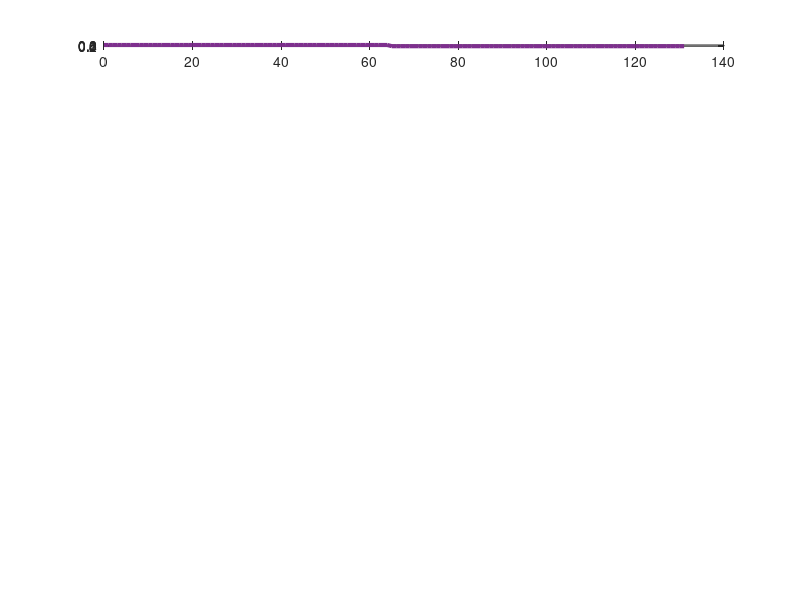

Recreate this plot in MATLAB. (Note: this script raises an error after producing the figure.)
%PWM_COMPEL_2023 Gives the gate values for the SC Fib Converter
%controller

% The indexes for the rise time do not need to subtract 1 because the
% rise is actually starts during the d ON time so it cancels with the
% -1 for index starting at zero

% The fall time indexes need to subtract 1 because they occur duing
% the d ON period and must account for indexing starting at zero

%% Variable Declaration
fpga_fs = 133e6;
fpga_multi = 1;
recomended_fs = 1e6;
%max_mod_value = 2*floor(fpga_fs*fpga_multi/recomended_fs/2);
max_mod_value = 132;
Ts = 1/(fpga_fs*fpga_multi)*max_mod_value;

d = 0.8;
dt1 = 0.001;
dt2 = 0.001;

dt1_length = ceil(dt1*max_mod_value);
dt2_length = ceil(dt2*max_mod_value);
dt1_length = 0;
dt2_length = 0;

mod_for_d = max_mod_value - (dt1_length*2 + dt1_length*2);
d_length = floor(d*mod_for_d/2);
d_prime_length = (mod_for_d-2*d_length)/2;

%% Added for the use of approx 24 ns delay of half bridge gate drivers

gate_driver_delay = 16e-9;


clk_ts = 1/(fpga_fs*fpga_multi);

offset = round(gate_driver_delay/clk_ts);

difference_between = abs(offset*clk_ts-gate_driver_delay);





        g1.rise = 0;
        g1.fall = (-1) + d_length + dt1_length + d_prime_length;

        g2.rise = d_length + dt1_length + d_prime_length + dt2_length;
        g2.fall = (-1) + d_length + dt1_length + d_prime_length + dt2_length + d_length + dt1_length + d_prime_length;

        g3.rise = offset + 0;
        g3.fall = offset + (-1) + d_length;

        g4.rise = 999;
        g4.fall = 0;

        g5.rise = d_length + dt1_length + d_prime_length + dt2_length;
        g5.fall = (-1) + d_length + dt1_length + d_prime_length + dt2_length + d_length + dt1_length + d_prime_length;

        g6.rise = offset + 0;
        g6.fall = offset + (-1) + d_length + dt1_length + d_prime_length;

        g7.rise = offset + d_length + dt1_length + d_prime_length + dt2_length;
        g7.fall = offset + (-1) + d_length + dt1_length + d_prime_length + dt2_length + d_length;

        g8.rise = offset + 0;
        g8.fall = offset + (-1) + d_length;

        g9.rise = offset + d_length + dt1_length + d_prime_length + dt2_length + d_length + dt1_length ;
        g9.fall = offset + (-1) + d_length + dt1_length + d_prime_length;

        g10.rise = offset + d_length + dt1_length;
        g10.fall = offset + (-1) + d_length + dt1_length + d_prime_length + dt2_length + d_length + dt1_length + d_prime_length;

        g11.rise = d_length + dt1_length + d_prime_length + dt2_length;
        g11.fall = (-1) + d_length + dt1_length + d_prime_length + dt2_length + d_length + dt1_length + d_prime_length;

        g12.rise = 0;
        g12.fall = (-1) + d_length + dt1_length + d_prime_length;

        g13.rise = offset + d_length + dt1_length;
        g13.fall = offset + (-1) + d_length + dt1_length + d_prime_length + dt2_length + d_length + dt1_length + d_prime_length;

        g14.rise = 0;
        g14.fall = (-1) + d_length + dt1_length + d_prime_length;

        g15.rise = d_length + dt1_length + d_prime_length + dt2_length;
        g15.fall = (-1) + d_length + dt1_length + d_prime_length + dt2_length + d_length + dt1_length + d_prime_length;

        g16.rise = offset + d_length + dt1_length + d_prime_length + dt2_length;
        g16.fall = offset + (-1) + d_length + dt1_length + d_prime_length + dt2_length + d_length + dt1_length + d_prime_length;



% if ideal_input_Voltage_index ==4
%     g6.fall = g6.fall-max_mod_value;
% end
% 
% if ideal_input_Voltage_index ==5 % && dt2_length ==0
%     g16.fall = g16.fall-max_mod_value;
% end
%%{
%if ideal_input_Voltage_index ==5 && dt2_length >0
    g16.fall = g16.fall-max_mod_value;
    g13.fall = g13.fall-max_mod_value;
    g10.fall = g10.fall-max_mod_value;
%end
%}

fprintf('----------\n')
fprintf('Gate 1 fall: %d\n',g1.fall)
fprintf('Gate 1 rise: %d\n',g1.rise)
fprintf('----------\n')
fprintf('Gate 2 fall: %d\n',g2.fall)
fprintf('Gate 2 rise: %d\n',g2.rise)
fprintf('----------\n')
fprintf('Gate 3 fall: %d\n',g3.fall)
fprintf('Gate 3 rise: %d\n',g3.rise)
fprintf('----------\n')
fprintf('Gate 4 fall: %d\n',g4.fall)
fprintf('Gate 4 rise: %d\n',g4.rise)
fprintf('----------\n')
fprintf('Gate 5 fall: %d\n',g5.fall)
fprintf('Gate 5 rise: %d\n',g5.rise)
fprintf('----------\n')
fprintf('Gate 6 fall: %d\n',g6.fall)
fprintf('Gate 6 rise: %d\n',g6.rise)
fprintf('----------\n')
fprintf('Gate 7 fall: %d\n',g7.fall)
fprintf('Gate 7 rise: %d\n',g7.rise)
fprintf('----------\n')
fprintf('Gate 8 fall: %d\n',g8.fall)
fprintf('Gate 8 rise: %d\n',g8.rise)
fprintf('----------\n')
fprintf('Gate 9 fall: %d\n',g9.fall)
fprintf('Gate 9 rise: %d\n',g9.rise)
fprintf('----------\n')
fprintf('Gate 10 fall: %d\n',g10.fall)
fprintf('Gate 10 rise: %d\n',g10.rise)
fprintf('----------\n')
fprintf('Gate 11 fall: %d\n',g11.fall)
fprintf('Gate 11 rise: %d\n',g11.rise)
fprintf('----------\n')
fprintf('Gate 12 fall: %d\n',g12.fall)
fprintf('Gate 12 rise: %d\n',g12.rise)
fprintf('----------\n')
fprintf('Gate 13 fall: %d\n',g13.fall)
fprintf('Gate 13 rise: %d\n',g13.rise)
fprintf('----------\n')
fprintf('Gate 14 fall: %d\n',g14.fall)
fprintf('Gate 14 rise: %d\n',g14.rise)
fprintf('----------\n')
fprintf('Gate 15 fall: %d\n',g15.fall)
fprintf('Gate 15 rise: %d\n',g15.rise)
fprintf('----------\n')
fprintf('Gate 16 fall: %d\n',g16.fall)
fprintf('Gate 16 rise: %d\n',g16.rise)
fprintf('----------\n')



Numerical_Stack = [
  g1.rise g1.fall
  g2.rise g2.fall
  g3.rise g3.fall
  g4.rise g4.fall
  g5.rise g5.fall
  g6.rise g6.fall
  g7.rise g7.fall
  g8.rise g8.fall
  g9.rise g9.fall
  g10.rise g10.fall
  g11.rise g11.fall
  g12.rise g12.fall
  g13.rise g13.fall
  g14.rise g14.fall
  g15.rise g15.fall
  g16.rise g16.fall];

Numerical_Stack = Numerical_Stack +1; % MATLAB base 1 instead of zero

Waveform = zeros(16,max_mod_value*2);

for i = 1:max_mod_value*2

    if i > max_mod_value
        clock = i - max_mod_value;
    else
        clock = i;
    end



    for j = 1:16

        if Numerical_Stack(j,1) == clock
            Waveform(j,i) = 1;
        end

        if  Numerical_Stack(j,2) == clock
            Waveform(j,i) = 0;
        end

        if Numerical_Stack(j,1) ~= clock && Numerical_Stack(j,2) ~= clock && i~=1
             Waveform(j,i) = Waveform(j,i-1);
        end
    end
end

for j = 1:16
figure(129)
    ax = subplot(16,1,j);
    plot([0:max_mod_value-1],Waveform(j,max_mod_value+1:end),'Color','#7E2F8E','LineWidth',3)
    ax.YLim = [-0.1,1.1];
    ax.XLim = [0,max_mod_value-1];
    if(j<16)
        set(gca, 'Xticklabel', []);
    else
        xlabel('Count')
    end
end
